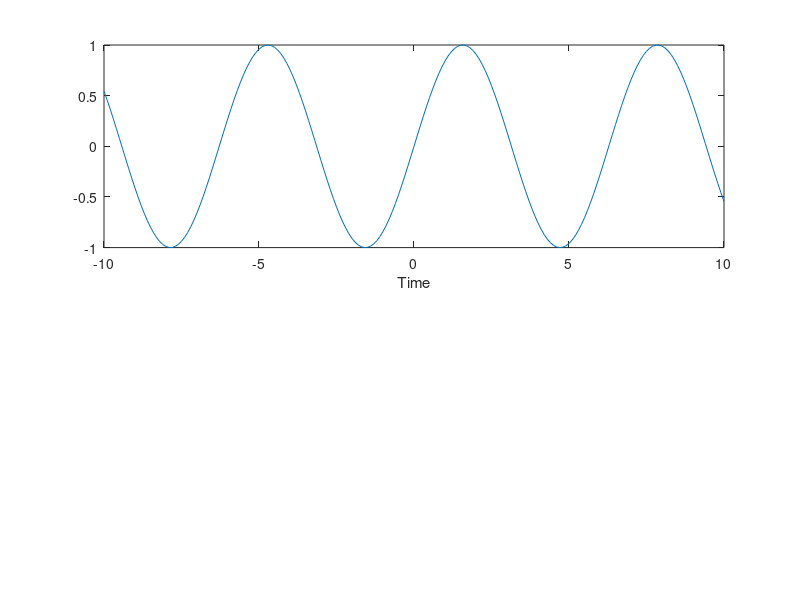

Write MATLAB code to recreate this figure. (Note: this script raises an error after producing the figure.)
clc;
clear all;
close all;
t=-10:0.1:10;
z=sin(t);
subplot(2,1,1);
plot(t,z);
xlabel('Time');
ylabel()
Q=sin(-t);
subplot(2,1,2);
plot(t,Q);